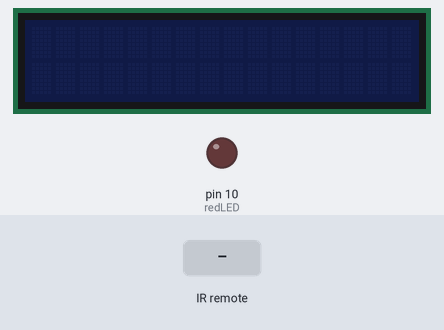
Bench run of a sketch on a simulated Arduino Uno, built with avr-gcc and run on an emulated ATmega328P. On the bench: 16×2 character LCD, output pins drawn as LEDs (lit = HIGH). Inputs (shaded band) come from the test bench.

Above: at 1.2 s.
1.3 s: infrared code 0xE0E016E9 received
At 2.1 s:
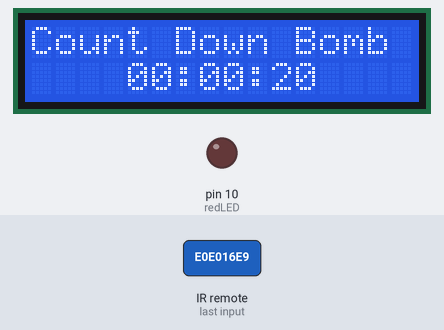
At 22.1 s:
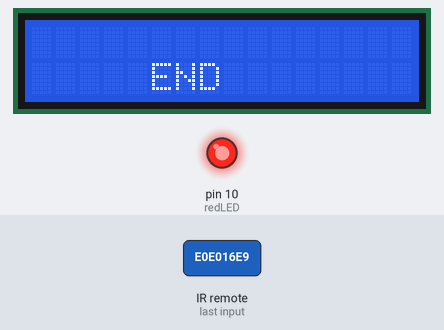
Timing chart, 0 to 23.0 s (numbered marks = the images above; inputs shaded):
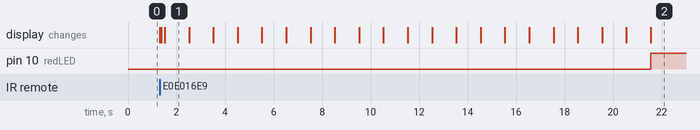

Measured:
- after the input at 1.3 s, pin 10 (redLED): LOW → HIGH after 20.2 s; the display: first changes at once (image 1 shows a later state)
- what the display in image 1 shows lasts 1.0 s, from 1.5 s to 2.5 s

The sketch:

IR_countdown_LED.ino
```cpp
//commit

#include <LiquidCrystal.h>
#include <SoftwareSerial.h>
#include "IRremote.h"
//www.brilliantlyeasy.com/

int greenLED = 9;
int redLED = 10;
int receiver = 8;
IRrecv irrecv(receiver);
decode_results results;

int hours = 0; // start hours
int minutes = 0; //start min
int seconds = 20; //start seconds

LiquidCrystal lcd(12, 11, 5, 4, 3, 2); //Pin Code
//LiquidCrystal lcd(8, 9, 4, 5, 6, 7); //<--removed- Different LCD manufacture

void setup()
{
  pinMode(redLED, OUTPUT);
  irrecv.enableIRIn(); // start ir receive
}

void loop()
{
  greenLightOn();
  if (irrecv.decode(&results))
  {
    if (results.value == 0xE0E016E9 || results.value == 0x8AF13528)
    {
      lcd.begin(16, 2);
      lcd.print("Count Down Bomb");

      // lcd.scrollDisplayLeft();
      // wait a bit:
      delay(150);

      while (hours > 0 || minutes > 0 || seconds >= 0)
      {
        lcd.setCursor(4, 2);

        (hours < 10) ? lcd.print("0") : NULL;
        lcd.print(hours);
        lcd.print(":");
        (minutes < 10) ? lcd.print("0") : NULL;
        lcd.print(minutes);
        lcd.print(":");
        (seconds < 10) ? lcd.print("0") : NULL;
        lcd.print(seconds);
        lcd.display();
        stepDown();
        delay(900);//(1000);
      }
    }
    irrecv.resume();
  }

}

void stepDown()
{
  if (seconds > 0)
  {
    greenLightOn();
    delay(100);
    greenLightOff();
    seconds -= 1;
  }
  else
  {
    if (minutes > 0)
    {
      seconds = 59;
      minutes -= 1;
    }
    else
    {
      if (hours > 0)
      {
        seconds = 59;
        minutes = 59;
        hours -= 1;
      }
      else
      {
        redLight();
        trigger();
      }
    }
  }
}

void trigger()
{
  lcd.clear(); // clears the screen and buffer
  lcd.setCursor(5, 1); // set timer position on lcd for end.

  lcd.println("END");
  delay(1000);

  lcd.display();
}

void redLight()
{
  digitalWrite(redLED, HIGH);
}

void greenLightOn()
{
  digitalWrite(greenLED, HIGH);
}
void greenLightOff()
{
  digitalWrite(greenLED, LOW);
}
```
